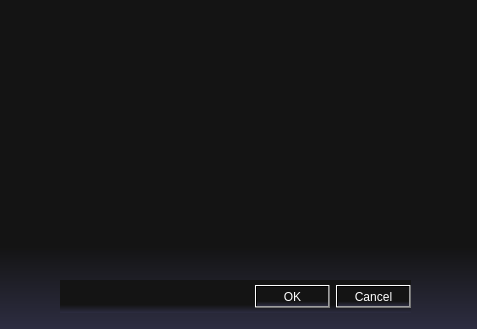
<?xml version="1.0" encoding="UTF-8"?>
<ui version="4.0">
 <class>Dialog</class>
 <widget class="QDialog" name="Dialog">
  <property name="geometry">
   <rect>
    <x>0</x>
    <y>0</y>
    <width>477</width>
    <height>329</height>
   </rect>
  </property>
  <property name="windowTitle">
   <string>Dialog</string>
  </property>
  <property name="styleSheet">
   <string notr="true">QWidget{
background-color: qlineargradient(spread:pad, x1:0, y1:0.75, x2:0, y2:1, stop:0 rgba(20, 20, 20, 255), stop:1 rgba(45, 45, 65, 255));
color:white;
}</string>
  </property>
  <widget class="QWidget" name="layoutWidget">
   <property name="geometry">
    <rect>
     <x>60</x>
     <y>280</y>
     <width>351</width>
     <height>33</height>
    </rect>
   </property>
   <layout class="QHBoxLayout">
    <property name="spacing">
     <number>6</number>
    </property>
    <property name="margin" stdset="0">
     <number>0</number>
    </property>
    <item>
     <spacer>
      <property name="orientation">
       <enum>Qt::Horizontal</enum>
      </property>
      <property name="sizeHint" stdset="0">
       <size>
        <width>131</width>
        <height>31</height>
       </size>
      </property>
     </spacer>
    </item>
    <item>
     <widget class="QPushButton" name="okButton">
      <property name="text">
       <string>OK</string>
      </property>
     </widget>
    </item>
    <item>
     <widget class="QPushButton" name="cancelButton">
      <property name="text">
       <string>Cancel</string>
      </property>
     </widget>
    </item>
   </layout>
  </widget>
 </widget>
 <resources/>
 <connections>
  <connection>
   <sender>okButton</sender>
   <signal>clicked()</signal>
   <receiver>Dialog</receiver>
   <slot>accept()</slot>
   <hints>
    <hint type="sourcelabel">
     <x>278</x>
     <y>253</y>
    </hint>
    <hint type="destinationlabel">
     <x>96</x>
     <y>254</y>
    </hint>
   </hints>
  </connection>
  <connection>
   <sender>cancelButton</sender>
   <signal>clicked()</signal>
   <receiver>Dialog</receiver>
   <slot>reject()</slot>
   <hints>
    <hint type="sourcelabel">
     <x>369</x>
     <y>253</y>
    </hint>
    <hint type="destinationlabel">
     <x>179</x>
     <y>282</y>
    </hint>
   </hints>
  </connection>
 </connections>
</ui>
